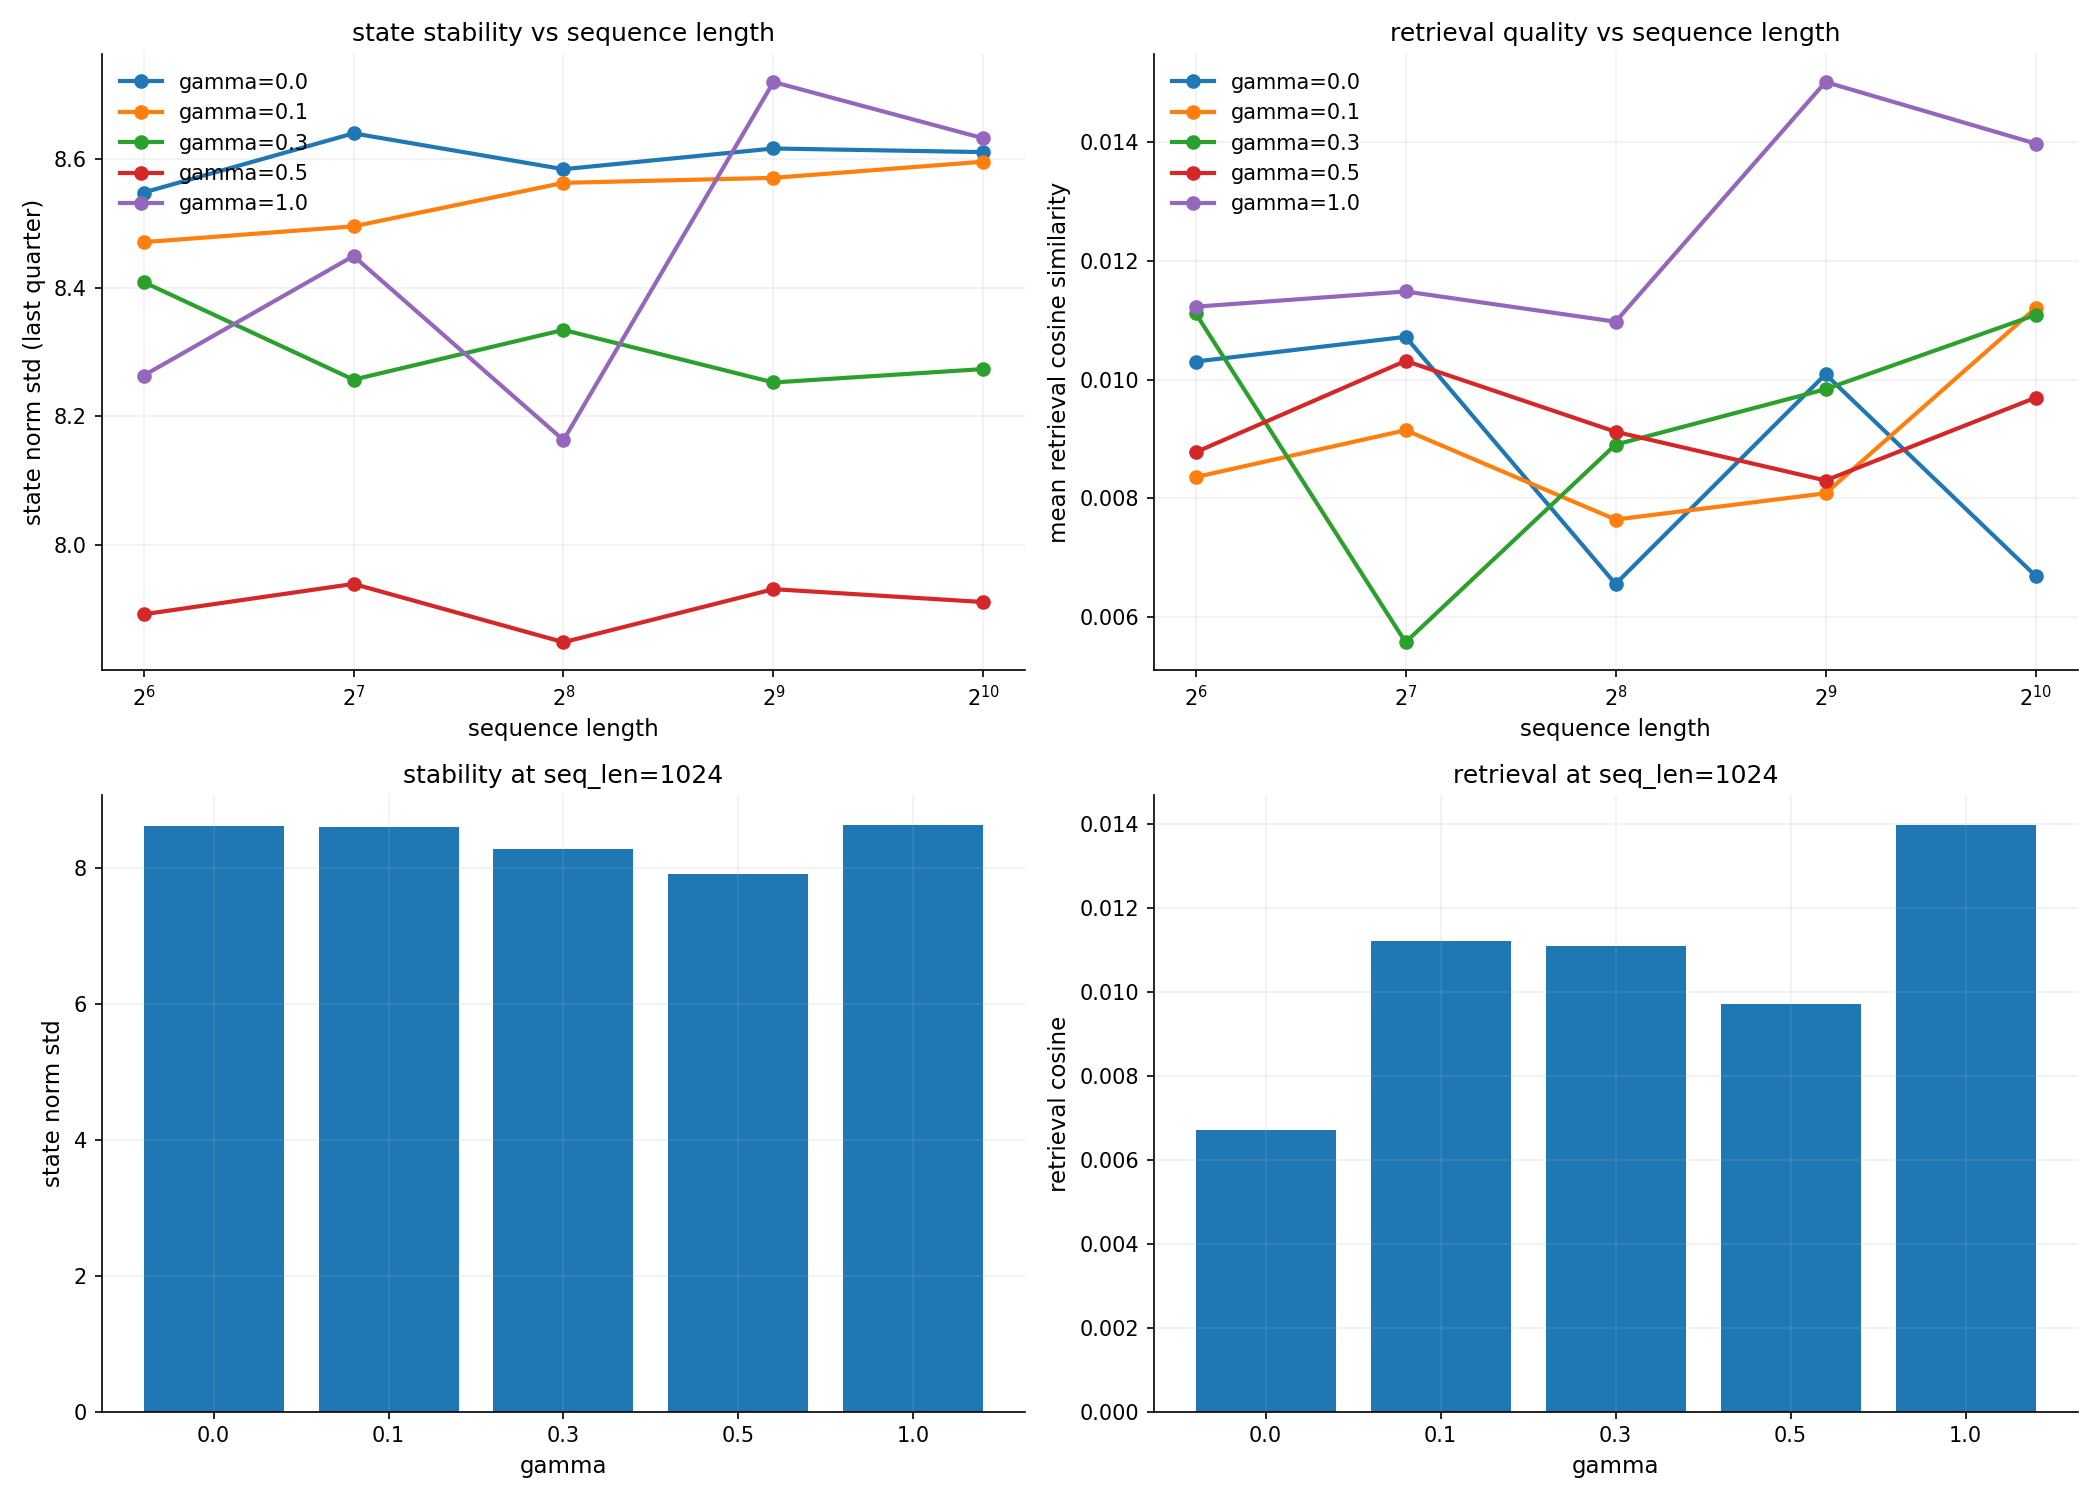

Here is the Python script that generated this plot:
from __future__ import annotations

import sys
import time
from pathlib import Path

import numpy as np

sys.path.insert(0, str(Path(__file__).resolve().parent.parent))
from shared import (
    apply_plot_style,
    build_rng,
    build_run_record,
    child_rng,
    mean_confidence_interval,
    paired_difference_stats,
    utc_now_iso,
    write_json,
)

SCRIPT_PATH = Path(__file__).resolve()
SEED = 42
N_HEADS = 8
HEAD_DIM = 64
SEQ_LENGTHS = [64, 128, 256, 512, 1024]
GAMMA_VALUES = [0.0, 0.1, 0.3, 0.5, 1.0]
ALPHA_LOG_INIT = -2.0
BETA_MEAN = 0.5
TRIALS_PER_CONDITION = 24


def sigmoid(x):
    return 1.0 / (1.0 + np.exp(-np.clip(x, -20, 20)))


def run_kda_sequence(rng, seq_len, alpha_log, gamma, head_dim, n_heads):
    alpha_base = sigmoid(alpha_log)

    state = np.zeros((n_heads, head_dim, head_dim))
    state_norms = []
    effective_alphas = []

    for t in range(seq_len):
        k = rng.standard_normal((n_heads, head_dim))
        v = rng.standard_normal((n_heads, head_dim))
        beta = sigmoid(rng.standard_normal(n_heads) * 0.5 + BETA_MEAN)

        if gamma > 0:
            state_norm = np.linalg.norm(state.reshape(n_heads, -1), axis=-1, keepdims=True)
            log_norm = np.log(np.maximum(state_norm, 1e-6))
            alpha_eff = sigmoid(alpha_log + gamma * log_norm.squeeze())
        else:
            alpha_eff = np.full(n_heads, alpha_base)

        effective_alphas.append(alpha_eff.copy())

        for h in range(n_heads):
            state[h] = alpha_eff[h] * state[h] + beta[h] * np.outer(k[h], v[h])

        norms = np.linalg.norm(state.reshape(n_heads, -1), axis=-1)
        state_norms.append(norms.copy())

    return {
        "final_state_norm": float(np.mean(norms)),
        "max_state_norm": float(np.max(np.array(state_norms))),
        "mean_state_norm": float(np.mean(np.array(state_norms))),
        "state_norm_std": float(np.std(np.array(state_norms)[-seq_len // 4 :])),
        "norm_growth_ratio": float(np.mean(np.array(state_norms)[-1]) / max(np.mean(np.array(state_norms)[0]), 1e-10)),
        "mean_alpha_eff": float(np.mean(np.array(effective_alphas))),
        "alpha_range": float(np.max(np.array(effective_alphas)) - np.min(np.array(effective_alphas))),
    }


def run_retrieval_test(rng, seq_len, alpha_log, gamma, head_dim, n_heads, n_queries=16):
    alpha_base = sigmoid(alpha_log)

    state = np.zeros((n_heads, head_dim, head_dim))
    stored_keys = []
    stored_values = []

    for t in range(seq_len):
        k = rng.standard_normal((n_heads, head_dim))
        k = k / np.linalg.norm(k, axis=-1, keepdims=True)
        v = rng.standard_normal((n_heads, head_dim))
        beta = sigmoid(rng.standard_normal(n_heads) * 0.5 + BETA_MEAN)

        if gamma > 0:
            state_norm = np.linalg.norm(state.reshape(n_heads, -1), axis=-1, keepdims=True)
            log_norm = np.log(np.maximum(state_norm, 1e-6))
            alpha_eff = sigmoid(alpha_log + gamma * log_norm.squeeze())
        else:
            alpha_eff = np.full(n_heads, alpha_base)

        for h in range(n_heads):
            state[h] = alpha_eff[h] * state[h] + beta[h] * np.outer(k[h], v[h])

        if t >= seq_len - n_queries:
            stored_keys.append(k.copy())
            stored_values.append(v.copy())

    cosine_sims = []
    for i, (k_stored, v_stored) in enumerate(zip(stored_keys, stored_values)):
        for h in range(n_heads):
            retrieved = state[h] @ k_stored[h]
            norm_r = np.linalg.norm(retrieved)
            norm_v = np.linalg.norm(v_stored[h])
            if norm_r > 0 and norm_v > 0:
                cosine_sims.append(float(np.dot(retrieved, v_stored[h]) / (norm_r * norm_v)))

    return {
        "mean_retrieval_cosine": float(np.mean(cosine_sims)) if cosine_sims else 0.0,
        "retrieval_cosine_std": float(np.std(cosine_sims)) if cosine_sims else 0.0,
    }


def main():
    apply_plot_style()
    import matplotlib.pyplot as plt

    started = utc_now_iso()
    t0 = time.time()
    rng = build_rng(SEED)

    all_trials = []
    norm_results = {}
    retrieval_results = {}

    for seq_len in SEQ_LENGTHS:
        for gamma in GAMMA_VALUES:
            label = f"gamma_{gamma}_seq_{seq_len}"
            norms_trials = []
            retrieval_trials = []

            for trial in range(TRIALS_PER_CONDITION):
                trial_rng = child_rng(rng)

                norm_result = run_kda_sequence(
                    trial_rng, seq_len, ALPHA_LOG_INIT, gamma, HEAD_DIM, N_HEADS
                )

                ret_rng = child_rng(rng)
                ret_result = run_retrieval_test(
                    ret_rng, seq_len, ALPHA_LOG_INIT, gamma, HEAD_DIM, N_HEADS
                )

                trial_record = {
                    "experiment": "bcm_alpha",
                    "seq_len": seq_len,
                    "gamma": gamma,
                    "trial": trial,
                    **norm_result,
                    **ret_result,
                }
                all_trials.append(trial_record)
                norms_trials.append(norm_result["state_norm_std"])
                retrieval_trials.append(ret_result["mean_retrieval_cosine"])

            norm_results[label] = norms_trials
            retrieval_results[label] = retrieval_trials

    fig, axes = plt.subplots(2, 2, figsize=(14, 10))

    ax1 = axes[0, 0]
    for gamma in GAMMA_VALUES:
        stds = [np.mean(norm_results[f"gamma_{gamma}_seq_{sl}"]) for sl in SEQ_LENGTHS]
        ax1.plot(SEQ_LENGTHS, stds, marker="o", label=f"gamma={gamma}")
    ax1.set_xlabel("sequence length")
    ax1.set_ylabel("state norm std (last quarter)")
    ax1.set_title("state stability vs sequence length")
    ax1.legend()
    ax1.set_xscale("log", base=2)

    ax2 = axes[0, 1]
    for gamma in GAMMA_VALUES:
        cosines = [np.mean(retrieval_results[f"gamma_{gamma}_seq_{sl}"]) for sl in SEQ_LENGTHS]
        ax2.plot(SEQ_LENGTHS, cosines, marker="o", label=f"gamma={gamma}")
    ax2.set_xlabel("sequence length")
    ax2.set_ylabel("mean retrieval cosine similarity")
    ax2.set_title("retrieval quality vs sequence length")
    ax2.legend()
    ax2.set_xscale("log", base=2)

    ax3 = axes[1, 0]
    longest = SEQ_LENGTHS[-1]
    gamma_stds = [np.mean(norm_results[f"gamma_{g}_seq_{longest}"]) for g in GAMMA_VALUES]
    gamma_rets = [np.mean(retrieval_results[f"gamma_{g}_seq_{longest}"]) for g in GAMMA_VALUES]
    ax3.bar(range(len(GAMMA_VALUES)), gamma_stds, tick_label=[str(g) for g in GAMMA_VALUES])
    ax3.set_xlabel("gamma")
    ax3.set_ylabel("state norm std")
    ax3.set_title(f"stability at seq_len={longest}")

    ax4 = axes[1, 1]
    ax4.bar(range(len(GAMMA_VALUES)), gamma_rets, tick_label=[str(g) for g in GAMMA_VALUES])
    ax4.set_xlabel("gamma")
    ax4.set_ylabel("retrieval cosine")
    ax4.set_title(f"retrieval at seq_len={longest}")

    plt.tight_layout()
    fig_path = SCRIPT_PATH.parent / "bcm_alpha_pilot.png"
    plt.savefig(fig_path)
    plt.close()

    baseline_stds = [t["state_norm_std"] for t in all_trials if t["gamma"] == 0.0 and t["seq_len"] == SEQ_LENGTHS[-1]]
    best_gamma = None
    best_improvement = 0.0
    paired_stats = {}

    for gamma in GAMMA_VALUES:
        if gamma == 0.0:
            continue
        test_stds = [t["state_norm_std"] for t in all_trials if t["gamma"] == gamma and t["seq_len"] == SEQ_LENGTHS[-1]]
        ps = paired_difference_stats(baseline_stds, test_stds, SEED)
        paired_stats[f"stability_gamma_{gamma}"] = ps
        if ps["mean_difference"] is not None and ps["mean_difference"] < best_improvement:
            best_improvement = ps["mean_difference"]
            best_gamma = gamma

    baseline_rets = [t["mean_retrieval_cosine"] for t in all_trials if t["gamma"] == 0.0 and t["seq_len"] == SEQ_LENGTHS[-1]]
    for gamma in GAMMA_VALUES:
        if gamma == 0.0:
            continue
        test_rets = [t["mean_retrieval_cosine"] for t in all_trials if t["gamma"] == gamma and t["seq_len"] == SEQ_LENGTHS[-1]]
        ps = paired_difference_stats(baseline_rets, test_rets, SEED + 1)
        paired_stats[f"retrieval_gamma_{gamma}"] = ps

    summary = {
        "best_gamma_for_stability": best_gamma,
        "best_stability_improvement": best_improvement,
        "baseline_stability": mean_confidence_interval(baseline_stds),
        "baseline_retrieval": mean_confidence_interval(baseline_rets),
    }

    for gamma in GAMMA_VALUES:
        if gamma == 0.0:
            continue
        key_stab = f"stability_gamma_{gamma}"
        key_ret = f"retrieval_gamma_{gamma}"
        summary[f"gamma_{gamma}_stability_delta"] = paired_stats[key_stab].get("mean_difference")
        summary[f"gamma_{gamma}_stability_p"] = paired_stats[key_stab].get("p_value_permutation")
        summary[f"gamma_{gamma}_retrieval_delta"] = paired_stats[key_ret].get("mean_difference")
        summary[f"gamma_{gamma}_retrieval_p"] = paired_stats[key_ret].get("p_value_permutation")

    finished = utc_now_iso()
    duration = time.time() - t0

    record = build_run_record(
        simulation_name="bcm_alpha_pilot",
        script_path=SCRIPT_PATH,
        started_at_utc=started,
        finished_at_utc=finished,
        duration_sec=duration,
        parameters={
            "n_heads": N_HEADS,
            "head_dim": HEAD_DIM,
            "seq_lengths": SEQ_LENGTHS,
            "gamma_values": GAMMA_VALUES,
            "alpha_log_init": ALPHA_LOG_INIT,
            "beta_mean": BETA_MEAN,
            "trials_per_condition": TRIALS_PER_CONDITION,
        },
        seed_numpy=SEED,
        n_trials=len(all_trials),
        summary=summary,
        statistics=paired_stats,
        trials=all_trials,
        artifacts=[
            {"name": "bcm_alpha_pilot.png", "type": "figure"},
            {"name": "bcm_alpha_pilot_metrics.json", "type": "metrics"},
        ],
        warnings=[],
    )

    metrics_path = SCRIPT_PATH.parent / "bcm_alpha_pilot_metrics.json"
    write_json(metrics_path, record)

    print(f"done in {duration:.1f}s, {len(all_trials)} trials")
    print(f"best gamma for stability: {best_gamma} (delta: {best_improvement:.4f})")
    print(f"baseline stability (norm std): {summary['baseline_stability']['mean']:.4f}")
    print(f"baseline retrieval (cosine): {summary['baseline_retrieval']['mean']:.4f}")
    for gamma in GAMMA_VALUES:
        if gamma == 0.0:
            continue
        sd = summary.get(f"gamma_{gamma}_stability_delta")
        sp = summary.get(f"gamma_{gamma}_stability_p")
        rd = summary.get(f"gamma_{gamma}_retrieval_delta")
        rp = summary.get(f"gamma_{gamma}_retrieval_p")
        print(f"gamma={gamma}: stability delta={sd:.4f} p={sp:.4f}, retrieval delta={rd:.4f} p={rp:.4f}")


if __name__ == "__main__":
    main()
